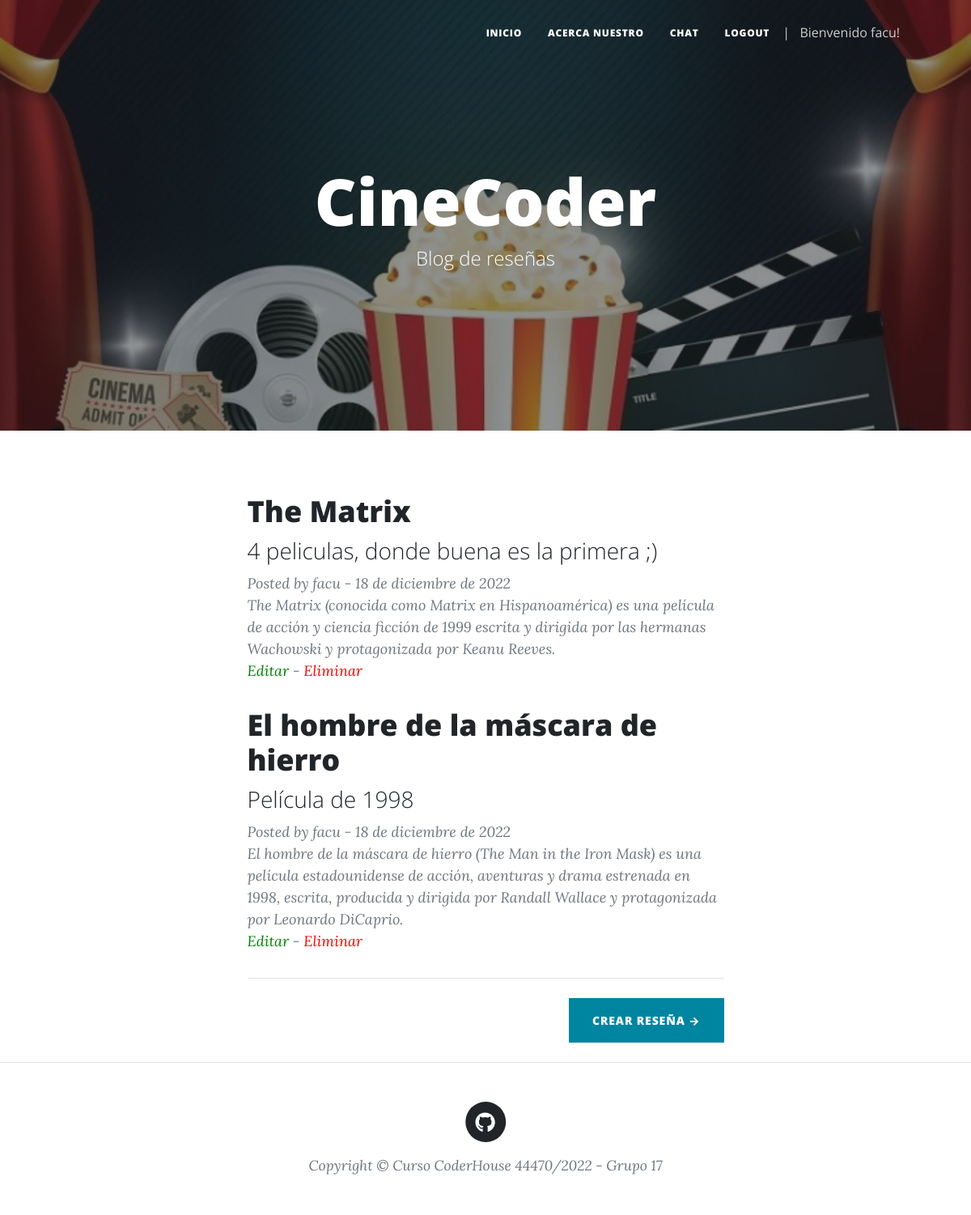
The app's page / (signed in) with its own data.
### AppFinal/models.py (models this page shows)
class Blogs(models.Model):
    titulo = models.CharField(max_length=150)
    subtitulo = models.CharField(max_length=150)
    resumen = models.TextField()
    cuerpo = models.TextField()
    imagen = models.ImageField(upload_to="imgBlogs", null=True, blank=True)
    idusuario = models.IntegerField()
    fecha = models.DateField()
    usuario=models.CharField(max_length=150, null=True)

### AppFinal/views.py (the view)
# urls.py: path('',views.inicio, name='inicio'),
def inicio(request):
    blogs = Blogs.objects.all() # Obtener TODOS los registros de ese modelo
    contexto = {"listado_blogs": blogs}
    return render(request, "index.html", contexto)

### AppFinal/Templates/index.html (shortened to what this page needs)
{% extends "template.html" %}
{% load static %}
{% block contenidoQueCambia %}
        <header class="masthead" style="background-image: url('{% static "assets/img/home-bg.jpg" %}')">
            <div class="container position-relative px-4 px-lg-5">
                <div class="row gx-4 gx-lg-5 justify-content-center">
                    <div class="col-md-10 col-lg-8 col-xl-7">
                        <div class="site-heading">
                            <h1>CineCoder</h1>
                            <span class="subheading">Blog de reseñas</span>
                        </div>
                    </div>
                </div>
            </div>
        </header>
        <div class="container px-4 px-lg-5">
            <div class="row gx-4 gx-lg-5 justify-content-center">
                <div class="col-md-10 col-lg-8 col-xl-7">
                {% if listado_blogs %}
                    {% for blog in listado_blogs %}
                    <div class="post-preview">
                        <a href="{% url 'blogAmpliado' blog.id %}">
                            <h2 class="post-title">{{blog.titulo}}</h2>
                            <h3 class="post-subtitle">{{blog.subtitulo}}</h3>
                        </a>
                        <p class="post-meta">
                            <i>Posted by {{blog.usuario}} - {{blog.fecha}}</i><br>
                            {{blog.resumen}}<br>
                            {% if blog.idusuario == request.user.id %}
                                <a style="color:green;" href="{% url 'editarBlog' blog.id %}">Editar</a>
                                - <a style="color:red;" href="{% url 'eliminarBlog' blog.id %}">Eliminar</a>
                            {% endif %}
                        </p>
                    </div>
                        {% endfor %}
                    {% else %}
                        <p>No hay blogs disponibles de momento</p>
                    {% endif %}
                    <hr class="my-4" />
                    {% if request.user.is_authenticated %}
                    <div class="d-flex justify-content-end mb-4"><a class="btn btn-primary text-uppercase" href="{% url 'NuevoBlog' %}">Crear reseña →</a></div>
                    {% endif %}
                </div>
            </div>
        </div>
{% endblock %}

### AppFinal/Templates/template.html (shortened to what this page needs)
<!DOCTYPE html>
<html lang="en">
    <head>
        {% load static %}
        <link href="{% static 'css/styles.css' %}" rel="stylesheet" />
    </head>
    <body>
        <nav class="navbar navbar-expand-lg navbar-light" id="mainNav">
            <div class="container px-4 px-lg-5">
                <div class="collapse navbar-collapse" id="navbarResponsive">
                    <ul class="navbar-nav ms-auto py-4 py-lg-0">
                        <li class="nav-item"><a class="nav-link px-lg-3 py-3 py-lg-4" href="{% url 'inicio' %}">Inicio</a></li>
                        <li class="nav-item"><a class="nav-link px-lg-3 py-3 py-lg-4" href="{% url 'about' %}">Acerca Nuestro</a></li>
                        <li class="nav-item"><a class="nav-link px-lg-3 py-3 py-lg-4" href="{% url 'chat' %}">Chat</a></li>
                        {% if request.user.is_authenticated %}
                        <li class="nav-item"><a class="nav-link px-lg-3 py-3 py-lg-4" href="{% url 'logoutPage' %}">Logout</a></li>
                        <li class="nav-item" style="color:#ccc;font-size:16px;padding:20px 10px 0 0 ;">|&nbsp;&nbsp; Bienvenido {{request.user.username}}!</li>
                        {% else %}
                        <li class="nav-item"><a class="nav-link px-lg-3 py-3 py-lg-4" href="{% url 'registro' %}">Registrarse</a></li>
                        <li class="nav-item"><a class="nav-link px-lg-3 py-3 py-lg-4" href="{% url 'loginPage' %}">Login</a></li>
                        {% endif %}
                    </ul>
                </div>
            </div>
        </nav>
        {% block contenidoQueCambia %}
		{% endblock %}
        <footer class="border-top">
            <div class="container px-4 px-lg-5">
                <div class="row gx-4 gx-lg-5 justify-content-center">
                    <div class="col-md-10 col-lg-8 col-xl-7">
                        <ul class="list-inline text-center">
                            <li class="list-inline-item">
                                <a target="_blank" href="https://github.com/faculanza/EntregaFinal.git">
                                    <span class="fa-stack fa-lg">
                                        <i class="fas fa-circle fa-stack-2x"></i>
                                        <i class="fab fa-github fa-stack-1x fa-inverse"></i>
                                    </span>
                                </a>
                            </li>
                        </ul>
                        <div class="small text-center text-muted fst-italic">Copyright &copy; Curso CoderHouse 44470/2022 - Grupo 17</div>
                    </div>
                </div>
            </div>
        </footer>
    </body>
</html>

### records on screen
Blogs: titulo "The Matrix", subtitulo "4 peliculas, donde buena es la primera ;)", usuario "facu", fecha "18 de diciembre de 2022", resumen "The Matrix (conocida como Matrix en Hispanoamérica) es una película de acción y ciencia ficción de 1999 escrita y dirigida por las hermanas Wachowski y protagonizada por Keanu Reeves.", idusuario "Editar"
Blogs: titulo "El hombre de la máscara de hierro", subtitulo "Película de 1998", usuario "facu", fecha "18 de diciembre de 2022", resumen "El hombre de la máscara de hierro (The Man in the Iron Mask) es una película estadounidense de acción, aventuras y drama estrenada en 1998, escrita, producida y dirigida por Randall Wallace y protagonizada por Leonardo DiCaprio.", idusuario "Editar"

### other values on screen
{{ request.user.username }} "facu"
